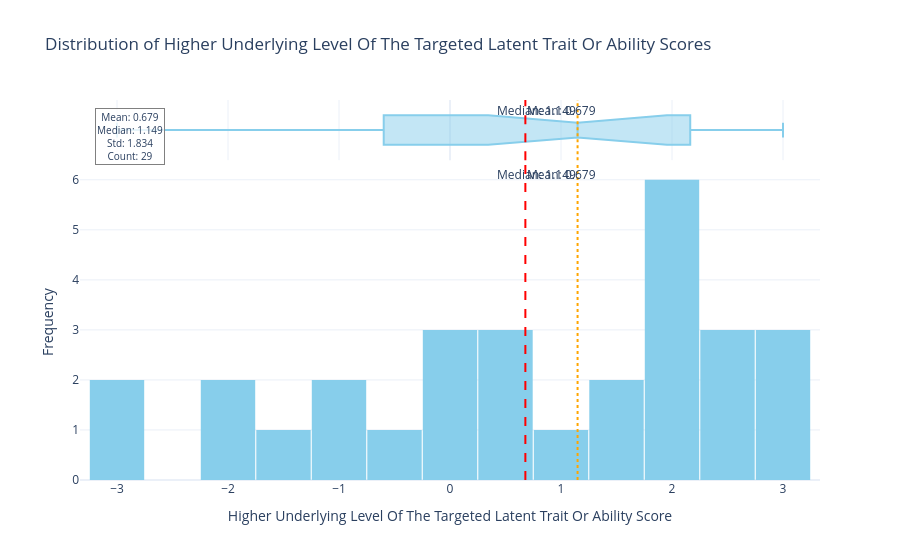

Source (notebook cell):
### Code cell
p.plot_score_distribution()

### Figure 1 — Plotly figure (JSON) as saved in the notebook; plotly's stock layout.template omitted (floating-point values rounded to 4 significant figures)
{"data": [{"bingroup": "x", "hovertemplate": "<b>Higher Underlying Level Of The Targeted Latent Trait Or Ability Score</b>: %{x}<br><b>Count</b>: %{y}<extra></extra>", "legendgroup": "", "marker": {"color": "skyblue", "pattern": {"shape": ""}}, "name": "", "nbinsx": 30, "orientation": "v", "showlegend": false, "type": "histogram", "x": [2.617, 3.0, 2.618, 2.945, 2.425, 0.358, -2.015, 2.753, -0.0266, 1.86, 0.5042, 1.149, -0.4367, 2.167, 0.2862, 1.625, 2.06, -1.573, -0.2386, -1.079, 0.1981, 1.452, 2.163, -2.809, -3.0, -1.24, -2.119, 2.152, 1.894], "xaxis": "x", "yaxis": "y"}, {"hovertemplate": "<b>Higher Underlying Level Of The Targeted Latent Trait Or Ability Score</b>: %{x}<br><b>Count</b>: %{y}<extra></extra>", "legendgroup": "", "marker": {"color": "skyblue"}, "name": "", "notched": true, "showlegend": false, "type": "box", "x": [2.617, 3.0, 2.618, 2.945, 2.425, 0.358, -2.015, 2.753, -0.0266, 1.86, 0.5042, 1.149, -0.4367, 2.167, 0.2862, 1.625, 2.06, -1.573, -0.2386, -1.079, 0.1981, 1.452, 2.163, -2.809, -3.0, -1.24, -2.119, 2.152, 1.894], "xaxis": "x2", "yaxis": "y2"}], "layout": {"annotations": [{"showarrow": false, "text": "Mean: 0.679", "x": 0.679, "xanchor": "left", "xref": "x", "y": 1, "yanchor": "top", "yref": "y domain"}, {"showarrow": false, "text": "Mean: 0.679", "x": 0.679, "xanchor": "left", "xref": "x2", "y": 1, "yanchor": "top", "yref": "y2 domain"}, {"showarrow": false, "text": "Median: 1.149", "x": 1.149, "xanchor": "right", "xref": "x", "y": 1, "yanchor": "top", "yref": "y domain"}, {"showarrow": false, "text": "Median: 1.149", "x": 1.149, "xanchor": "right", "xref": "x2", "y": 1, "yanchor": "top", "yref": "y2 domain"}, {"bgcolor": "rgba(255,255,255,0.8)", "bordercolor": "gray", "borderwidth": 1, "font": {"size": 10}, "showarrow": false, "text": "Mean: 0.679<br>Median: 1.149<br>Std: 1.834<br>Count: 29", "x": 0.02, "xanchor": "left", "xref": "paper", "y": 0.98, "yanchor": "top", "yref": "paper"}], "bargap": 0.02, "barmode": "relative", "hovermode": "x unified", "legend": {"tracegroupgap": 0}, "shapes": [{"line": {"color": "red", "dash": "dash"}, "type": "line", "x0": 0.679, "x1": 0.679, "xref": "x", "y0": 0, "y1": 1, "yref": "y domain"}, {"line": {"color": "red", "dash": "dash"}, "type": "line", "x0": 0.679, "x1": 0.679, "xref": "x2", "y0": 0, "y1": 1, "yref": "y2 domain"}, {"line": {"color": "orange", "dash": "dot"}, "type": "line", "x0": 1.149, "x1": 1.149, "xref": "x", "y0": 0, "y1": 1, "yref": "y domain"}, {"line": {"color": "orange", "dash": "dot"}, "type": "line", "x0": 1.149, "x1": 1.149, "xref": "x2", "y0": 0, "y1": 1, "yref": "y2 domain"}], "title": {"text": "Distribution of Higher Underlying Level Of The Targeted Latent Trait Or Ability Scores"}, "xaxis": {"anchor": "y", "domain": [0, 1], "title": {"text": "Higher Underlying Level Of The Targeted Latent Trait Or Ability Score"}}, "xaxis2": {"anchor": "y2", "domain": [0, 1], "matches": "x", "showgrid": true, "showticklabels": false}, "yaxis": {"anchor": "x", "domain": [0, 0.8316], "title": {"text": "Frequency"}}, "yaxis2": {"anchor": "x2", "domain": [0.8416, 1], "matches": "y2", "showgrid": false, "showline": false, "showticklabels": false, "ticks": ""}}}
